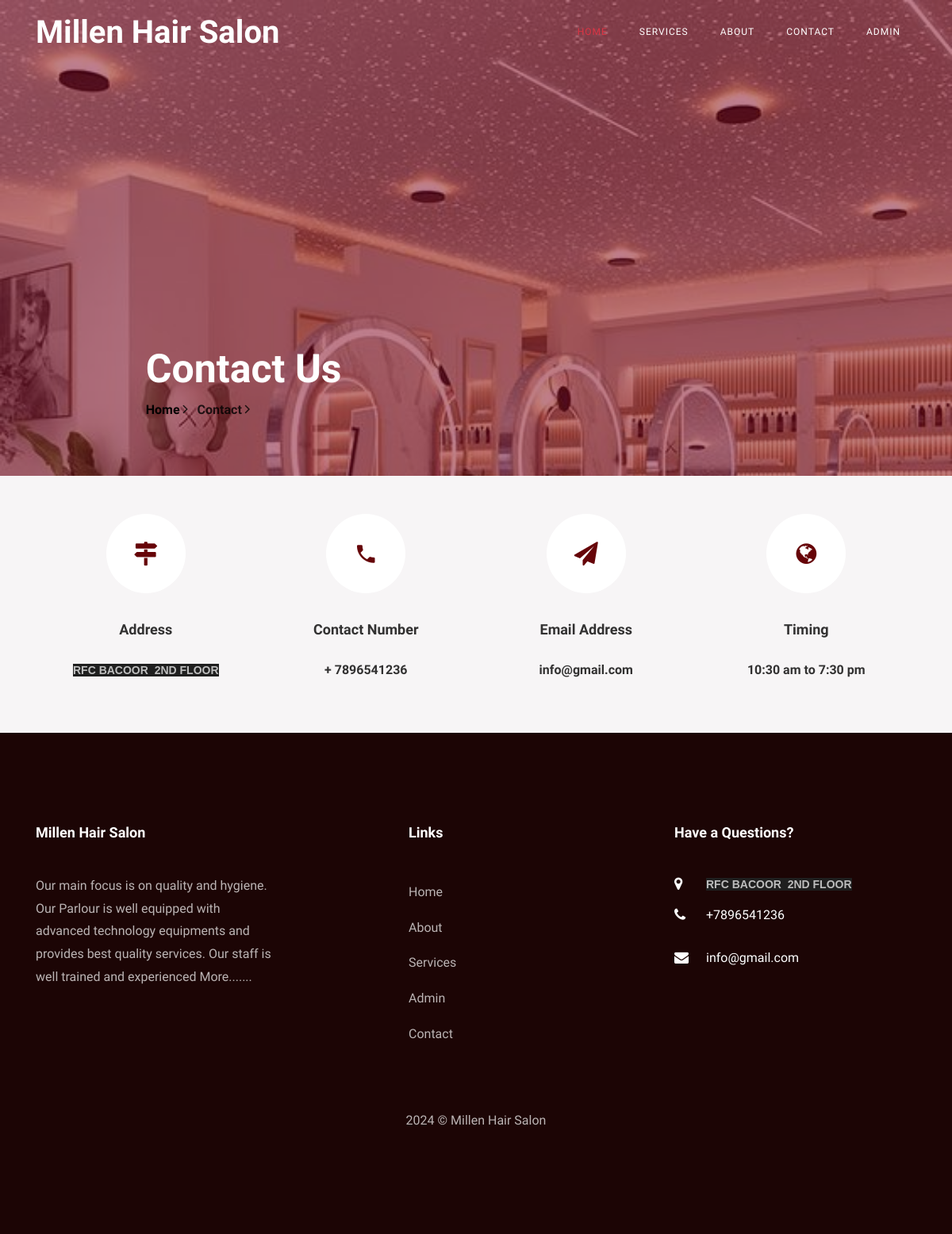
The page /contact.php on the database its author committed.
### tables this page shows
CREATE TABLE `tblpage` (
  `ID` int(10) NOT NULL,
  `PageType` varchar(200) DEFAULT NULL,
  `PageTitle` mediumtext DEFAULT NULL,
  `PageDescription` mediumtext DEFAULT NULL,
  `Email` varchar(200) DEFAULT NULL,
  `MobileNumber` bigint(10) DEFAULT NULL,
  `UpdationDate` date DEFAULT NULL,
  `Timing` varchar(200) NOT NULL
);

### contact.php (the view, shortened to what this page needs)
<?php
include('includes/dbconnection.php');
?>
<!DOCTYPE html>
<html lang="en">
  <head>
    <link rel="stylesheet" href="css/open-iconic-bootstrap.min.css">
    <link rel="stylesheet" href="css/animate.css">
    <link rel="stylesheet" href="css/owl.carousel.min.css">
    <link rel="stylesheet" href="css/owl.theme.default.min.css">
    <link rel="stylesheet" href="css/magnific-popup.css">
    <link rel="stylesheet" href="css/aos.css">
    <link rel="stylesheet" href="css/ionicons.min.css">
    <link rel="stylesheet" href="css/bootstrap-datepicker.css">
    <link rel="stylesheet" href="css/jquery.timepicker.css">
    <link rel="stylesheet" href="css/flaticon.css">
    <link rel="stylesheet" href="css/icomoon.css">
    <link rel="stylesheet" href="css/style.css">
  </head>
  <body>
	   <?php include_once('includes/header.php');?>
    <section class="hero-wrap hero-wrap-2" style="background-image: url('images/salon.jpg');" data-stellar-background-ratio="0.5">
      <div class="overlay"></div>
      <div class="container">
        <div class="row no-gutters slider-text js-fullheight align-items-end justify-content-center">
          <div class="col-md-9 ftco-animate pb-5">
            <h2 class="mb-0 bread">Contact Us</h2>
            <p class="breadcrumbs"><span class="mr-2"><a href="index.php">Home <i class="ion-ios-arrow-forward"></i></a></span> <span>Contact <i class="ion-ios-arrow-forward"></i></span></p>
          </div>
        </div>
      </div>
    </section>
    <section class="contact-section bg-light">
      <div class="container">
        <div class="row no-gutters d-flex contact-info">
          <?php
$ret=mysqli_query($con,"select * from tblpage where PageType='contactus' ");
while ($row=mysqli_fetch_array($ret)) {
?>
          <div class="col-md-3 d-flex">
          	<div class="align-self-stretch box p-4 py-md-5 text-center">
          		<div class="icon d-flex align-items-center justify-content-center">
          			<span class="icon-map-signs"></span>
          		</div>
          		<h3 class="mb-4">Address</h3>
	            <p><?php  echo $row['PageDescription'];?></p>
	          </div>
          </div>
          <div class="col-md-3 d-flex">
          	<div class="align-self-stretch box p-4 py-md-5 text-center">
          		<div class="icon d-flex align-items-center justify-content-center">
          			<span class="icon-phone2"></span>
          		</div>
          		<h3 class="mb-4">Contact Number</h3>
	            <p><a href="tel://1234567920">+ <?php  echo $row['MobileNumber'];?></a></p>
	          </div>
          </div>
          <div class="col-md-3 d-flex">
          	<div class="align-self-stretch box p-4 py-md-5 text-center">
          		<div class="icon d-flex align-items-center justify-content-center">
          			<span class="icon-paper-plane"></span>
          		</div>
          		<h3 class="mb-4">Email Address</h3>
	            <p><a href="mailto:info@yoursite.com"><?php  echo $row['Email'];?></a></p>
	          </div>
          </div>
          <div class="col-md-3 d-flex">
          	<div class="align-self-stretch box p-4 py-md-5 text-center">
          		<div class="icon d-flex align-items-center justify-content-center">
          			<span class="icon-globe"></span>
          		</div>
          		<h3 class="mb-4">Timing</h3>
	            <p><?php  echo $row['Timing'];?></p>
	          </div>
          </div>
          <?php } ?>
        </div>
      </div>
    </section>
   <?php include_once('includes/footer.php');?>
  </body>
</html>

### includes/footer.php (shortened to what this page needs)
 <?php
include('includes/dbconnection.php');
?>
 <footer class="ftco-footer ftco-section">
      <div class="container">
        <div class="row mb-5">
          <div class="col-md">
            <div class="ftco-footer-widget mb-4">
              <h2 class="ftco-heading-2 logo">Millen Hair Salon</h2>
              <?php
$ret=mysqli_query($con,"select * from tblpage where PageType='aboutus' ");
while ($row=mysqli_fetch_array($ret)) {
?>
              <p><?php  echo substr($row['PageDescription'],0,200);?> <a href="about.php">More.......</a></p><?php } ?>
            </div>
          </div>
          <div class="col-md" style="padding-left: 150px">
             <div class="ftco-footer-widget mb-4">
              <h2 class="ftco-heading-2">Links</h2>
              <ul class="list-unstyled">
                <li><a href="index.php" class="py-2 d-block">Home</a></li>
                <li><a href="about.php" class="py-2 d-block">About</a></li>
                <li><a href="services.php" class="py-2 d-block">Services</a></li>
                <li><a href="admin/index.php" class="py-2 d-block">Admin</a></li>
                <li><a href="contact.php" class="py-2 d-block">Contact</a></li>
              </ul>
            </div>
          </div>
          <div class="col-md">
            <div class="ftco-footer-widget mb-4">
            	<h2 class="ftco-heading-2">Have a Questions?</h2>
            	<div class="block-23 mb-3">
                <?php
$ret=mysqli_query($con,"select * from tblpage where PageType='contactus' ");
while ($row=mysqli_fetch_array($ret)) {
?>
	              <ul>
	                <li><span class="icon icon-map-marker"></span><span class="text"><?php  echo $row['PageDescription'];?></span></li>
	                <li><a href="#"><span class="icon icon-phone"></span><span class="text">+<?php  echo $row['MobileNumber'];?></span></a></li>
	                <li><a href="#"><span class="icon icon-envelope"></span><span class="text"><?php  echo $row['Email'];?></span></a></li>
	              </ul>
	            </div>
               <?php } ?>
            </div>
          </div>
        </div>
        <div class="row">
          <div class="col-md-12 text-center">
            <p>
  2024 &copy; Millen Hair Salon </p>
          </div>
        </div>
      </div>
    </footer>

### css/icomoon.css (style rules this page uses)
[class^="icon-"], [class*=" icon-"] { font-family: 'icomoon' !important; speak: none; font-style: normal; font-weight: normal; font-variant: normal; text-transform: none; line-height: 1; -webkit-font-smoothing: antialiased; -moz-osx-font-smoothing: grayscale; }
.icon-map-marker:before { content: "\f041"; }
.icon-phone:before { content: "\f095"; }
.icon-globe:before { content: "\f0ac"; }
.icon-envelope:before { content: "\f0e0"; }
.icon-paper-plane:before { content: "\f1d8"; }
.icon-map-signs:before { content: "\f277"; }
.icon-phone2:before { content: "\e0cd"; }

### rows shown on the page
tblpage: PageDescription "RFC BACOOR 2ND FLOOR", MobileNumber "7896541236", Email "info@gmail.com", Timing "10:30 am to 7:30 pm"
tblpage: PageDescription "Our main focus is on quality and hygiene. Our Parlour is well equipped with advanced technology equipments and provides best quality services. Our staff is well trained and experienced"
